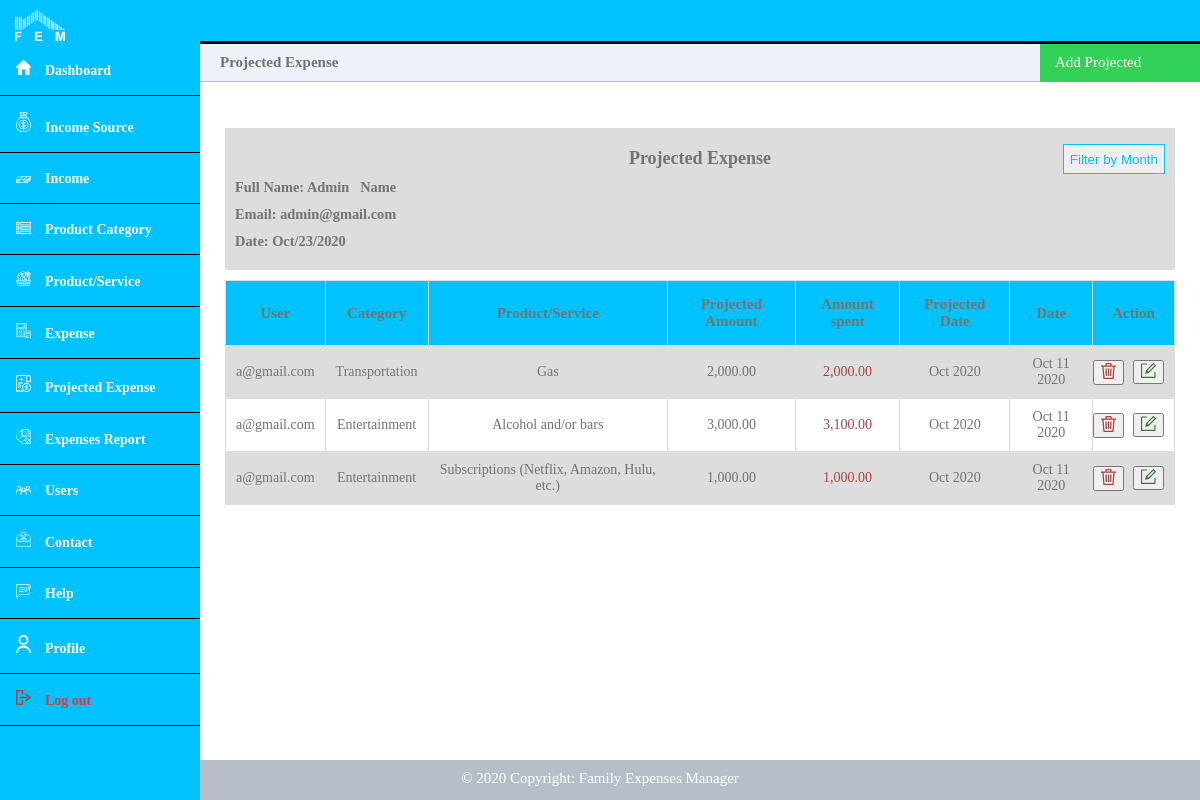
Screenshot of /admin/projected-expense.php (signed in) with the database file from the repository.
### tables this page shows
CREATE TABLE `User` (
  `user_id` int(11) NOT NULL,
  `first_name` varchar(50) NOT NULL,
  `last_name` varchar(50) NOT NULL,
  `user_email` varchar(100) NOT NULL,
  `is_admin` tinyint(1) NOT NULL DEFAULT 0,
  `user_password` varchar(200) NOT NULL,
  `created_at` date NOT NULL DEFAULT current_timestamp()
);

CREATE TABLE `ProjectedExpense` (
  `projected_id` int(11) NOT NULL,
  `user_id` int(11) NOT NULL,
  `product_service_id` int(11) NOT NULL,
  `projected_date` date NOT NULL,
  `projected_amount` decimal(10,0) NOT NULL,
  `created_at` timestamp NOT NULL DEFAULT current_timestamp()
);

CREATE TABLE `ProductServiceCategory` (
  `category_id` int(11) NOT NULL,
  `user_id` int(11) NOT NULL,
  `name` varchar(100) NOT NULL,
  `created_at` timestamp NOT NULL DEFAULT current_timestamp()
);

CREATE TABLE `ProductService` (
  `product_service_id` int(11) NOT NULL,
  `product_service_category_id` int(11) NOT NULL,
  `name` varchar(100) NOT NULL,
  `created_at` timestamp NOT NULL DEFAULT current_timestamp(),
  `user_id` int(11) NOT NULL
);

### admin/projected-expense.php (the view, shortened to what this page needs)
<?php
    require_once('config/query.php');
	$user_id = $_SESSION['user_id'];
	$query   = "SELECT * FROM User WHERE user_id = '$user_id'";
	$results = mysqli_query($con, $query);
	if (mysqli_num_rows($results) == 1) {
		$profile_data = $results->fetch_assoc();
	}
	$the_year   = date("Y");
	$the_month  = date("m");
?>
<!DOCTYPE html>
<html>
	<head>
		<link rel="stylesheet" href="../css/dashboard.css">
	</head>
	<body>
		<?php include('header.php'); ?>
		<div class="main-content">
			<div class="title-left" style="font-size: 15px; color: #737373;">
				Projected Expense
			</div>
			<div class="title-right" id="myBtn">
				<div class="add">
					<a style="font-size: 15px;">Add Projected</a>
				</div>
			</div>
			<div>
				<?php include('../errors.php'); ?><br>
			</div>
			<div>
				<?php include('../success.php'); ?><br>
			</div>
			<div style="overflow-x:auto;">
				<div class="report-title" style="margin-bottom: 10px;">
				<div style="font-size:18px; text-align:center;">Projected Expense</div>
					<div class="report-filter" onclick="shoWprojectedFilter()" style="float: right; margin-top: -35px; font-size: 15px;">
						<button style=" color: #00C2FF; height: 30px;  cursor: pointer; border: 1px solid #00C2FF;">Filter by Month</button>
					</div>
					<div>Full Name: <?php echo $profile_data['first_name']; ?>&nbsp;&nbsp; <?php echo $profile_data['last_name']; ?></div>
					<div>Email: <?php echo $profile_data['user_email']; ?></div>
					<div>Date: <?php echo  date("M"); ?>/<?php echo  date("d"); ?>/<?php echo  date("Y"); ?></div>
				</div>
				<table>
					<?php
						$query   = "SELECT * FROM ProjectedExpense WHERE YEAR(projected_date) = '$the_year' AND MONTH(projected_date) = '$the_month' ORDER BY created_at DESC";
						$results = mysqli_query($con, $query);
						if (mysqli_num_rows($results) > 0) {
							?>
								<tr style="height: 65px; font-size: 15px; color: #737373;">
                                    <th style="color: #737373;">User</th>
                                    <th style="color: #737373;">Category</th>
									<th style="color: #737373;">Product/Service</th>
                                    <th style="color: #737373;">Projected Amount</th>
                                    <th style="color: #737373;">Amount spent</th>
                                    <th style="color: #737373;">Projected Date</th>
									<th style="color: #737373;">Date</th>
									<th style="color: #737373;">Action</th>
								</tr>
							<?php
							while($row = $results->fetch_assoc()) {
								$user_id = $row['user_id'];
								$query   = "SELECT * FROM User WHERE user_id = '$user_id'";
								$result2 = mysqli_query($con, $query);
								if (mysqli_num_rows($result2) == 1) {
									$user_data = $result2->fetch_assoc();
								}
								$product_service_id = $row['product_service_id'];
								$query   = "SELECT * FROM ProductService WHERE product_service_id = '$product_service_id'";
								$result2 = mysqli_query($con, $query);
								if (mysqli_num_rows($result2) == 1) {
									$product_service_data = $result2->fetch_assoc();
								}
								$product_category_id = $product_service_data['product_service_category_id'];
								$query   = "SELECT * FROM ProductServiceCategory WHERE category_id = '$product_category_id'";
								$result3 = mysqli_query($con, $query);
								if (mysqli_num_rows($result3) == 1) {
									$product_category_data = $result3->fetch_assoc();
								}
								$total_expense = 0;
								$this_year   = date("Y",strtotime($row['projected_date']));
								$this_month  = date("m",strtotime($row['projected_date']));
								$expense_query   = "SELECT * FROM Expense WHERE product_service_id = '$product_service_id' AND YEAR(created_at) = '$this_year' AND MONTH(created_at) = '$this_month' ORDER BY created_at DESC";
								$expense_result = mysqli_query($con, $expense_query);
								while($expense = $expense_result->fetch_assoc()) {
									$total_expense += $expense['price'];
								}
								?>
									<tr>
                                        <td><?php echo $user_data['user_email'] ?></td>
                                        <td><?php echo $product_category_data['name'] ?></td>
										<td><?php echo $product_service_data['name'] ?></td>
										<td><?php echo number_format($row['projected_amount'], 2) ?></td>
										<td style="color:#a94442;"><?php echo number_format($total_expense, 2) ?></td>
										<td><?php echo date('M Y',strtotime($row['projected_date'])) ?></td>
										<td><?php echo date('M d Y',strtotime($row['created_at'])) ?></td>
										<td>
											<form action="" method="POST" style="margin-left:-40px;">
												<button name="admin-delete-projected-expense">
													<img src="../images/icons/delete.svg" style="width: 15px;">
												</button>&nbsp;&nbsp;&nbsp;
											</form>
											<div style="margin-left:30px; margin-top:-25px">
												<button>
													<a href="projected-expense-update.php?id1=<?php echo $_SESSION['user_id'] ?>&id2=<?php echo $row['projected_id'] ?>&id3=<?php echo $row['projected_date'] ?>&id4=<?php echo $product_service_data['product_service_id'] ?>&amount=<?php echo $row['projected_amount'] ?>">
														<img src="../images/icons/edit.svg" style="width: 15px;">
													</a>
												</button>
											</div>
										</td>
									</tr>
								<?php
							}
						} else {
							?>
								<div style="font-size: 15px; color: #737373; margin-top: 50px; text-align: center;">No data</div>
							<?php
						}
					?>
				</table>
			</div>
		</div>
		<br><br><br><br><br>
		<?php include_once("../footer.php"); ?>
	</body>
</html>

### css/dashboard.css (style rules this page uses)
* { box-sizing: border-box; }
body { margin: 0; padding: 0; }
table { border-collapse: collapse; width: 95%; margin: auto; color: #737373; font-size: 14px; margin-top: 15px; }
td, th { border: 1px solid #dddddd; text-align: left; padding: 10px; text-align: center; }
table tr th { background-color: #00C2FF; color: #233245; }
tr:nth-child(even) { background-color: #dddddd; }
.main-content { padding: 40px; margin-top: 0; padding: 0; padding-top: 44px; height: 100%; overflow: scroll; }
.main-content .title-left { background-color: #eef1f7; border-bottom: 1px solid #b8bec9; padding: 10px 20px; font-weight: 700; color: #333; font-size: 16px; }
.main-content .title-right { float: right; width: 160px; margin-right: 0px; margin-top: -40px; cursor: pointer; }
.main-content .title-right .add { background-color: #32d157; font-size: 17px; height: 40px; color: white; padding-left: 15px; padding-top: 10px; cursor: pointer; }
.main-content .title-right .add a { text-decoration: none; color: white; }
.report-title { font-size: 12px; color: #737373; margin-top: 10px; background-color: #dddddd; margin-left: 2.5%; margin-right: 2.5%; padding-bottom: 10px; padding-top: 10px; }
.report-title div { margin: 10px; font-weight: bold; font-size: larger; }
@media only screen and (min-width: 300px) { table { border-collapse: collapse; width: 95%; margin: auto; } }
@media only screen and (min-width: 600px) { table { border-collapse: collapse; width: 95%; margin: auto; } }
@media only screen and (min-width: 600px) { .main-content { margin-left: 70px; } }
@media only screen and (min-width: 800px) { table { border-collapse: collapse; width: 95%; margin: auto; } }
@media only screen and (min-width: 800px) { .main-content { margin-left: 200px; } }
@media screen and (min-width: 1024px) { table { border-collapse: collapse; width: 95%; margin: auto; } }

### rows the page displays
user: first_name "Admin", last_name "Name", user_email "admin@gmail.com"
projectedexpense: user.user_email "a@gmail.com", productservicecategory.name "Transportation", product_service.name "Gas", projected_amount "2,000.00", total_expense "2,000.00", projected_date "Oct 2020", created_at "Oct 11 2020"
projectedexpense: user.user_email "a@gmail.com", productservicecategory.name "Entertainment", product_service.name "Alcohol and/or bars", projected_amount "3,000.00", total_expense "3,100.00", projected_date "Oct 2020", created_at "Oct 11 2020"
projectedexpense: user.user_email "a@gmail.com", productservicecategory.name "Entertainment", product_service.name "Subscriptions (Netflix, Amazon, Hulu, etc.)", projected_amount "1,000.00", total_expense "1,000.00", projected_date "Oct 2020", created_at "Oct 11 2020"
